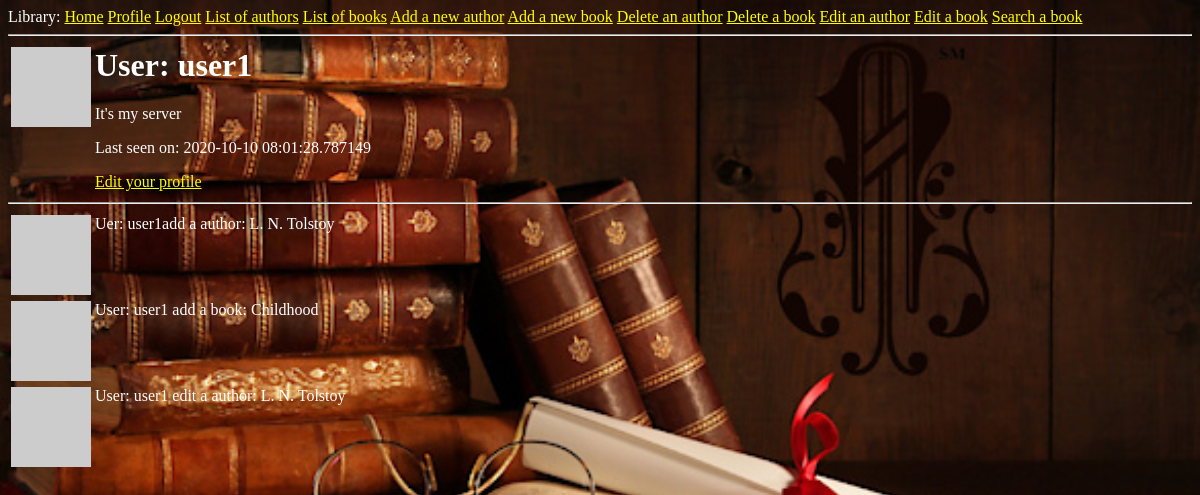
The page /user/user1 (signed in) on the database as committed earlier.
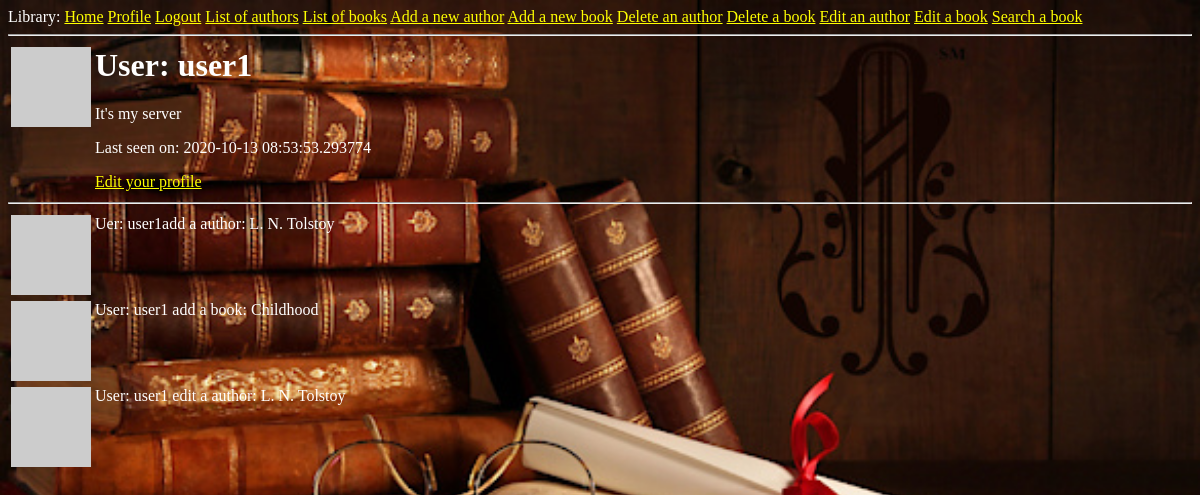
The same page on the database as committed later.
### app/models.py (models this page shows, shortened)
class User(UserMixin, db.Model):
    id = db.Column(db.Integer, primary_key=True)
    username = db.Column(db.String(64), index=True, unique=True)
    email = db.Column(db.String(120), index=True, unique=True)
    about_me = db.Column(db.String(140))
    last_seen = db.Column(db.DateTime, default=datetime.utcnow)
    password_hash = db.Column(db.String(128))
    image = db.Column(db.String)
    posts = db.relationship('Post', backref='author', lazy='dynamic')
    def avatar(self, size):
        digest = md5(self.email.lower().encode('utf-8')).hexdigest()
        return 'https://www.gravatar.com/avatar/{}?d=identicon&s={}'.format(
            digest, size)

class Post(db.Model):
    id = db.Column(db.Integer, primary_key=True)
    body = db.Column(db.String(140))
    timestamp = db.Column(db.DateTime, index=True, default=datetime.utcnow)
    user_id = db.Column(db.Integer, db.ForeignKey('user.id'))

### app/routes.py (the view)
@app.route('/user/<username>')
@login_required
def user(username):
    user = User.query.filter_by(username=username).first_or_404()
    posts = Post.query.filter_by(user_id=user.id)
    return render_template('user.html', user=user, posts=posts)

### app/models.py (called while the page is built)
@login.user_loader
def load_user(id):
    return User.query.get(int(id))

### app/routes.py (called while the page is built)
@app.before_request
def before_request():
    if current_user.is_authenticated:
        current_user.last_seen = datetime.utcnow()
        db.session.commit()

### app/templates/user.html
{% extends "Base.html" %}
{% block content %}
    <table>
        <tr valign="top">
            <td><img src="{{ user.avatar(128) }}"></td>
            <td>
                <h1>User: {{ user.username }}</h1>
                {% if user.about_me %}<p>{{ user.about_me }}</p>{% endif %}
                {% if user.last_seen %}<p>Last seen on: {{ user.last_seen }}</p>{% endif %}
                {% if user == current_user %}
            <p><a href="{{ url_for('edit_profile') }}">Edit your profile</a></p>
            {% endif %}
            </td>
        </tr>
    </table>
    <hr>
    {% for post in posts %}
        {% include '_post.html' %}
    {% endfor %}
{% endblock %}

### app/templates/Base.html (shortened to what this page needs)
<html>
    <head>
    </head>
    <body>
        <div>Library:
           <a href="{{ url_for('index') }}">Home</a>
        {% if current_user.is_anonymous %}
            <a href="{{ url_for('login') }}">Login</a>
        {% else %}
            <a href="{{ url_for('user', username=current_user.username) }}">Profile</a>
            <a href="{{ url_for('logout') }}">Logout</a>
        {% endif %}
        <a href="{{ url_for('show_authors') }}">List of authors</a>
        <a href="{{ url_for('show_books') }}">List of books</a>
        <a href="{{ url_for('add_author') }}">Add a new author</a>
        <a href="{{ url_for('add_book') }}">Add a new book</a>
        <a href="{{ url_for('delete_author') }}">Delete an author</a>
        <a href="{{ url_for('delete_book') }}">Delete a book</a>
        <a href="{{ url_for('edit_author') }}">Edit an author</a>
        <a href="{{ url_for('edit_book') }}">Edit a book</a>
        <a href="{{ url_for('search_books') }}">Search a book</a>
        </div>
        <hr>
        {% block content %}{% endblock %}
    </body>
</html>

### app/templates/_post.html
<table>
    <tr valign="top">
        <td><img src="{{ post.author.avatar(36) }}"></td>
        <td>{{ post.body }}</td>
    </tr>
</table>

### app/templates/Base.html (style rules this page uses)
body { background: url("../static/background.jpg") no-repeat; -moz-background-size: 100%; -o-background-size: 100%; -webkit-background-size: 100%; background-size: 100%; color: #ffffff; }
a:link { color: yellow; }

Rows that differ between the two databases and show on the page:
changed User "user1": last_seen "2020-10-10 08:01:28.787149" → "2020-10-13 08:53:53.293774"
